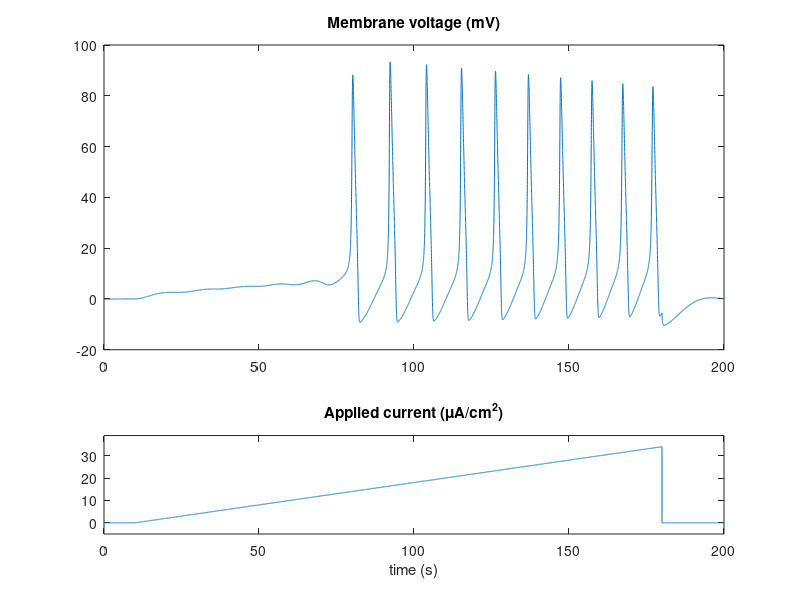

This chart was generated by the following MATLAB code:
% Integration of Hodgkin-Huxley equations with Euler method
% Katri Holm
% modified from http://users.cs.dal.ca/~tt/fcns/fcns_programs/spikes/hh.m

clear; 

% maximal conductances (in units of mS/cm^2);
g(1) = 36;    % K
g(2) = 120;   % Na
g(3) = 0.3;   % leak

% battery voltages (in mV);
E(1) = -12;     % K
E(2) = 115;     % Na
E(3) = 10.613;  % V_leak

% Initialization of some variables
I_app = 0;
V = 0;
Cm = 1; % ?F/cm2
x = zeros(1,3); % x includes n, m, h
x(3)=1;

% Time stuff
dt=0.01; % time step for integration
t_stop = 200; % stop time

t_rec=0; % variable for recording

% Integration with Euler method
% start time -30 s --> system in steady-state at 0 s.
for t=-30:dt:t_stop

    % external current applications 
    if t >= 10 && t < 180 % turns applied current on at t=10
        I_app = 0.2*(t-10);
    end   
    
    if t == 180
        I_app = 0;
    end
      
    % alpha functions used by Hodgkin-and Huxley
    alpha(1) = (10-V)/(100*(exp((10-V)/10)-1)); % alpha_n
    alpha(2) = (25-V)/(10*(exp((25-V)/10)-1));  % alpha_m
    alpha(3) = 0.07*exp(-V/20);                 % alpha_h

    % beta functions used by Hodgkin-and Huxley
    beta(1) = 0.125*exp(-V/80); % beta_n
    beta(2) = 4*exp(-V/18);     % beta_m
    beta(3) = 1/(exp((30-V)/10)+1); % beta_h

    % Tau_x and x_inf are defined with alpha and beta
    tau = 1./(alpha+beta);
    x_inf = alpha.*tau;

    % integration with Euler method
    x = x + ((x_inf - x)./tau).*dt;

    % calculate actual conductances g with given n, m, h
    gnmh(1) = g(1)*x(1)^4;      % gK
    gnmh(2) = g(2)*x(2)^3*x(3); % gNa
    gnmh(3) = g(3);             % gleak

    % Ohm's law
    I = gnmh.*(V-E);

    % update voltage of membrane
    V = V + dt*((-sum(I) + I_app) / Cm);

    % record some variables after equilibration (t = 0) for plotting 
    if t >= 0;
        t_rec = t_rec+1;
        time(t_rec) = t;
        v(t_rec) = V;
        iapp(t_rec) = I_app;

    end
end

figure;
subplot(3,1,1:2);
plot(time, v);
title('Membrane voltage (mV)');

subplot(3,1,3);
plot(time, iapp);
title('Applied current (\muA/cm^2)');
xlabel('time (s)');
axis([0 max(time) -5 max(iapp)+5]);

% $$$ figure;
% $$$ plot(time, iapp);
% $$$ title('Applied current (\muA/cm^2)');
% $$$ xlabel('time (s)');
% $$$ axis([0 max(time) -5 max(iapp)+5]);

